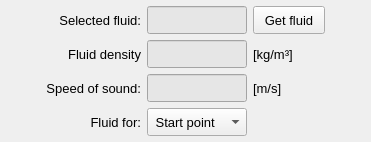
           <widget class="QFrame" name="frame_fluid_info">
            <property name="maximumSize">
             <size>
              <width>16777215</width>
              <height>160</height>
             </size>
            </property>
            <property name="frameShape">
             <enum>QFrame::NoFrame</enum>
            </property>
            <property name="frameShadow">
             <enum>QFrame::Raised</enum>
            </property>
            <layout class="QGridLayout" name="gridLayout_18">
             <property name="leftMargin">
              <number>6</number>
             </property>
             <property name="topMargin">
              <number>6</number>
             </property>
             <property name="rightMargin">
              <number>6</number>
             </property>
             <property name="bottomMargin">
              <number>6</number>
             </property>
             <item row="1" column="2">
              <widget class="QLineEdit" name="lineEdit_fluid_density">
               <property name="enabled">
                <bool>false</bool>
               </property>
               <property name="minimumSize">
                <size>
                 <width>100</width>
                 <height>28</height>
                </size>
               </property>
               <property name="maximumSize">
                <size>
                 <width>100</width>
                 <height>28</height>
                </size>
               </property>
               <property name="font">
                <font>
                 <pointsize>10</pointsize>
                </font>
               </property>
               <property name="focusPolicy">
                <enum>Qt::ClickFocus</enum>
               </property>
               <property name="styleSheet">
                <string notr="true">QLineEdit{background-color: rgb(255, 255, 255); color: rgb(0, 0, 0)}
QLineEdit:disabled {background-color: rgb(230, 230, 230); color: rgb(120, 120, 120)}</string>
               </property>
               <property name="text">
                <string/>
               </property>
               <property name="alignment">
                <set>Qt::AlignCenter</set>
               </property>
              </widget>
             </item>
             <item row="0" column="3">
              <widget class="QPushButton" name="pushButton_get_fluid">
               <property name="minimumSize">
                <size>
                 <width>72</width>
                 <height>28</height>
                </size>
               </property>
               <property name="maximumSize">
                <size>
                 <width>72</width>
                 <height>28</height>
                </size>
               </property>
               <property name="font">
                <font>
                 <pointsize>10</pointsize>
                </font>
               </property>
               <property name="text">
                <string>Get fluid</string>
               </property>
              </widget>
             </item>
             <item row="1" column="1">
              <widget class="QLabel" name="label_36">
               <property name="minimumSize">
                <size>
                 <width>0</width>
                 <height>28</height>
                </size>
               </property>
               <property name="maximumSize">
                <size>
                 <width>16777215</width>
                 <height>28</height>
                </size>
               </property>
               <property name="font">
                <font>
                 <pointsize>10</pointsize>
                </font>
               </property>
               <property name="text">
                <string>Fluid density</string>
               </property>
               <property name="alignment">
                <set>Qt::AlignRight|Qt::AlignTrailing|Qt::AlignVCenter</set>
               </property>
              </widget>
             </item>
             <item row="2" column="1">
              <widget class="QLabel" name="label_47">
               <property name="minimumSize">
                <size>
                 <width>0</width>
                 <height>28</height>
                </size>
               </property>
               <property name="maximumSize">
                <size>
                 <width>16777215</width>
                 <height>28</height>
                </size>
               </property>
               <property name="font">
                <font>
                 <pointsize>10</pointsize>
                </font>
               </property>
               <property name="text">
                <string>Speed of sound:</string>
               </property>
               <property name="alignment">
                <set>Qt::AlignRight|Qt::AlignTrailing|Qt::AlignVCenter</set>
               </property>
              </widget>
             </item>
             <item row="0" column="2">
              <widget class="QLineEdit" name="lineEdit_selected_fluid">
               <property name="enabled">
                <bool>false</bool>
               </property>
               <property name="minimumSize">
                <size>
                 <width>100</width>
                 <height>28</height>
                </size>
               </property>
               <property name="maximumSize">
                <size>
                 <width>100</width>
                 <height>28</height>
                </size>
               </property>
               <property name="font">
                <font>
                 <pointsize>10</pointsize>
                </font>
               </property>
               <property name="focusPolicy">
                <enum>Qt::ClickFocus</enum>
               </property>
               <property name="styleSheet">
                <string notr="true">QLineEdit{background-color: rgb(255, 255, 255); color: rgb(0, 0, 0)}
QLineEdit:disabled {background-color: rgb(230, 230, 230); color: rgb(120, 120, 120)}</string>
               </property>
               <property name="text">
                <string/>
               </property>
               <property name="alignment">
                <set>Qt::AlignCenter</set>
               </property>
              </widget>
             </item>
             <item row="2" column="2">
              <widget class="QLineEdit" name="lineEdit_speed_of_sound">
               <property name="enabled">
                <bool>false</bool>
               </property>
               <property name="minimumSize">
                <size>
                 <width>100</width>
                 <height>28</height>
                </size>
               </property>
               <property name="maximumSize">
                <size>
                 <width>100</width>
                 <height>28</height>
                </size>
               </property>
               <property name="font">
                <font>
                 <pointsize>10</pointsize>
                </font>
               </property>
               <property name="focusPolicy">
                <enum>Qt::ClickFocus</enum>
               </property>
               <property name="styleSheet">
                <string notr="true">QLineEdit{background-color: rgb(255, 255, 255); color: rgb(0, 0, 0)}
QLineEdit:disabled {background-color: rgb(230, 230, 230); color: rgb(120, 120, 120)}</string>
               </property>
               <property name="text">
                <string/>
               </property>
               <property name="alignment">
                <set>Qt::AlignCenter</set>
               </property>
              </widget>
             </item>
             <item row="1" column="3">
              <widget class="QLabel" name="label_48">
               <property name="minimumSize">
                <size>
                 <width>0</width>
                 <height>28</height>
                </size>
               </property>
               <property name="maximumSize">
                <size>
                 <width>16777215</width>
                 <height>28</height>
                </size>
               </property>
               <property name="font">
                <font>
                 <pointsize>10</pointsize>
                </font>
               </property>
               <property name="text">
                <string>[kg/m³]</string>
               </property>
               <property name="alignment">
                <set>Qt::AlignLeading|Qt::AlignLeft|Qt::AlignVCenter</set>
               </property>
              </widget>
             </item>
             <item row="0" column="0">
              <spacer name="horizontalSpacer_14">
               <property name="orientation">
                <enum>Qt::Horizontal</enum>
               </property>
               <property name="sizeHint" stdset="0">
                <size>
                 <width>40</width>
                 <height>20</height>
                </size>
               </property>
              </spacer>
             </item>
             <item row="0" column="4">
              <spacer name="horizontalSpacer_18">
               <property name="orientation">
                <enum>Qt::Horizontal</enum>
               </property>
               <property name="sizeHint" stdset="0">
                <size>
                 <width>40</width>
                 <height>20</height>
                </size>
               </property>
              </spacer>
             </item>
             <item row="2" column="3">
              <widget class="QLabel" name="label_49">
               <property name="minimumSize">
                <size>
                 <width>0</width>
                 <height>28</height>
                </size>
               </property>
               <property name="maximumSize">
                <size>
                 <width>16777215</width>
                 <height>28</height>
                </size>
               </property>
               <property name="font">
                <font>
                 <pointsize>10</pointsize>
                </font>
               </property>
               <property name="text">
                <string>[m/s]</string>
               </property>
               <property name="alignment">
                <set>Qt::AlignLeading|Qt::AlignLeft|Qt::AlignVCenter</set>
               </property>
              </widget>
             </item>
             <item row="0" column="1">
              <widget class="QLabel" name="label_31">
               <property name="minimumSize">
                <size>
                 <width>0</width>
                 <height>28</height>
                </size>
               </property>
               <property name="maximumSize">
                <size>
                 <width>16777215</width>
                 <height>28</height>
                </size>
               </property>
               <property name="font">
                <font>
                 <pointsize>10</pointsize>
                </font>
               </property>
               <property name="text">
                <string>Selected fluid:</string>
               </property>
               <property name="alignment">
                <set>Qt::AlignRight|Qt::AlignTrailing|Qt::AlignVCenter</set>
               </property>
              </widget>
             </item>
             <item row="3" column="1">
              <widget class="QLabel" name="label_52">
               <property name="minimumSize">
                <size>
                 <width>0</width>
                 <height>28</height>
                </size>
               </property>
               <property name="maximumSize">
                <size>
                 <width>16777215</width>
                 <height>28</height>
                </size>
               </property>
               <property name="font">
                <font>
                 <pointsize>10</pointsize>
                </font>
               </property>
               <property name="text">
                <string>Fluid for:</string>
               </property>
               <property name="alignment">
                <set>Qt::AlignRight|Qt::AlignTrailing|Qt::AlignVCenter</set>
               </property>
              </widget>
             </item>
             <item row="3" column="2">
              <widget class="QComboBox" name="comboBox_fluid_point_selector">
               <property name="minimumSize">
                <size>
                 <width>0</width>
                 <height>28</height>
                </size>
               </property>
               <property name="maximumSize">
                <size>
                 <width>200</width>
                 <height>28</height>
                </size>
               </property>
               <property name="font">
                <font>
                 <pointsize>10</pointsize>
                </font>
               </property>
               <item>
                <property name="text">
                 <string> Start point</string>
                </property>
               </item>
               <item>
                <property name="text">
                 <string> End point</string>
                </property>
               </item>
              </widget>
             </item>
            </layout>
           </widget>
